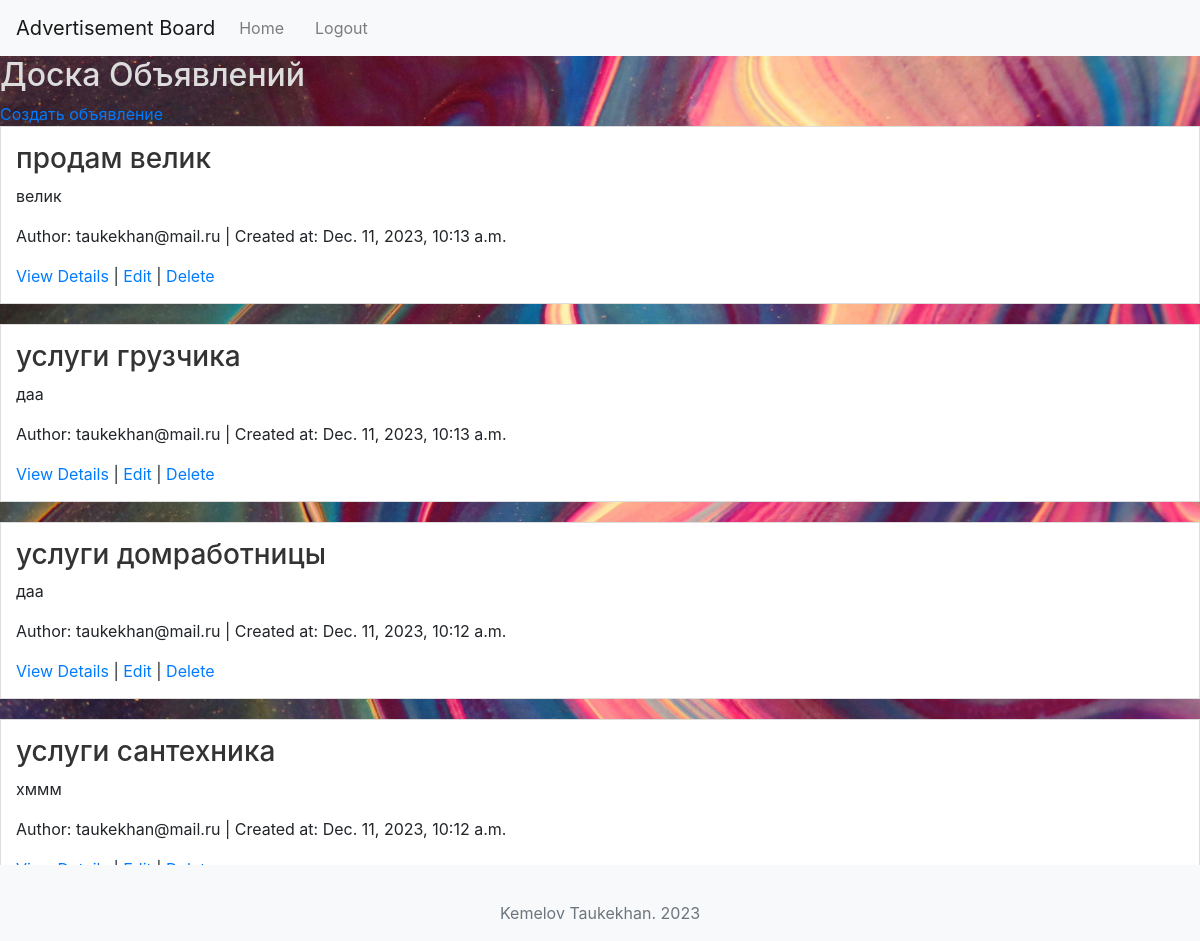
The app's page / (signed in) with its own data.
### ad_board/models.py (models this page shows)
class Advertisement(models.Model):
    title = models.CharField(max_length=100)
    content = models.TextField()
    author = models.ForeignKey(User, on_delete=models.CASCADE)
    created_at = models.DateTimeField(auto_now_add=True)

### ad_board/views.py (the view)
# urls.py: path('', advertisement_list, name='advertisement_list'),
def advertisement_list(request):
    advertisements = Advertisement.objects.all().order_by('-created_at')
    paginator = Paginator(advertisements, 4)  # По 10 объявлений на странице
    page = request.GET.get('page')
    ads = paginator.get_page(page)
    return render(request, 'ad_board/advertisement_list.html', {'ads': ads})

### ad_board/templates/ad_board/advertisement_list.html (shortened to what this page needs)
{% extends 'base.html' %}
{% block content %}
    <h2>Доска Объявлений</h2>
    {% if user.is_authenticated %}
        <a href="{% url 'create_advertisement' %}">Создать объявление</a>
    {% endif %}
    {% for ad in ads %}
        <div class="advertisement">
            <h3>{{ ad.title }}</h3>
            <p>{{ ad.content }}</p>
            <p>Author: {{ ad.author.username }} | Created at: {{ ad.created_at }}</p>
            <a href="{% url 'advertisement_detail' pk=ad.pk %}">View Details</a>
            {% if user.is_authenticated and user == ad.author %}
                | <a href="{% url 'edit_advertisement' pk=ad.pk %}">Edit</a>
                | <a href="{% url 'delete_advertisement' pk=ad.pk %}">Delete</a>
            {% endif %}
        </div>
    {% endfor %}
    <div class="pagination">
        <span class="step-links">
            <span class="current">
            </span>
            {% if ads.has_next %}
                <a href="?page={{ ads.next_page_number }}">next</a>
                <a href="?page={{ ads.paginator.num_pages }}">last &raquo;</a>
            {% endif %}
        </span>
    </div>
{% endblock %}

### ad_board/static/css/styles.css (style rules this page uses)
body { font-family: 'Arial', sans-serif; background-color: #f4f4f4; margin: 0; padding: 0; background-image: url('/static/images/background.jpg'); background-size: cover; background-repeat: no-repeat; }
h2 { color: #ddd; }
.advertisement { background-color: white; border: 1px solid #ddd; padding: 15px; margin-bottom: 20px; }
.advertisement h3 { color: #333; }
.pagination { display: flex; justify-content: center; margin-top: 20px; }
.pagination a { margin: 0 5px; }

### records on screen
Advertisement: title "продам велик", content "велик", author.username "taukekhan@mail.ru", created_at "Dec. 11, 2023, 10:13 a.m.", shows "Edit"
Advertisement: title "услуги грузчика", content "даа", author.username "taukekhan@mail.ru", created_at "Dec. 11, 2023, 10:13 a.m.", shows "Edit"
Advertisement: title "услуги домработницы", content "даа", author.username "taukekhan@mail.ru", created_at "Dec. 11, 2023, 10:12 a.m.", shows "Edit"
Advertisement: title "услуги сантехника", content "хммм", author.username "taukekhan@mail.ru", created_at "Dec. 11, 2023, 10:12 a.m."
